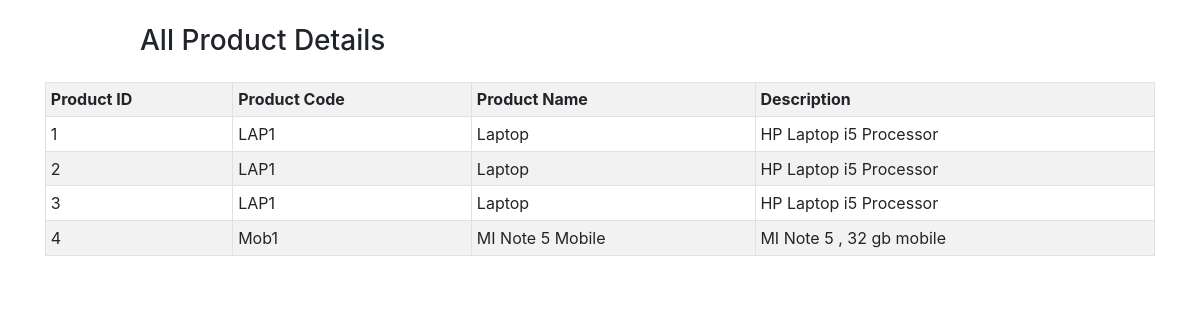
Page /show_products on the committed database.
### hello/models.py (models this page shows)
class Products(models.Model):
	product_id = models.AutoField(primary_key=True)
	product_code = models.CharField(max_length = 256)
	product_name = models.CharField(max_length=256)
	description = models.CharField(max_length=256)

### hello/views.py (the view)
# urls.py: path("show_products", views.show_products)]
def show_products(request):
	products = Products.objects.all()
	return render(request, 'show_products.html',{'products': products})

### hello/templates/show_products.html (shortened to what this page needs)
<!DOCTYPE html>
<html lang="en">
<head>
     <link rel="stylesheet" href="https://stackpath.bootstrapcdn.com/bootstrap/4.3.1/css/bootstrap.min.css"
integrity="sha384-ggOyR0iXCbMQv3Xipma34MD+dH/1fQ784/j6cY/iJTQUOhcWr7x9JvoRxT2MZw1T">
</head>
<body>
    <div class="container">
<br>
    <div class="form-group row">
    <label class="col-sm-1 col-form-label"></label>
    <div class="col-sm-4">
    <h3>All Product Details</h3>
    </div>
  </div>
<table class="table table-striped table-bordered table-sm">
      <tr>
      <th>Product ID</th>
      <th>Product Code</th>
      <th>Product Name</th>
      <th>Description</th>
    </tr>
    {% for product in products%}
    <tr>
      <td>{{product.product_id}}</td>
      <td>{{product.product_code}}</td>
      <td>{{product.product_name}}</td>
      <td>{{product.description}}</td>
    </tr>
    {% endfor %}
    </table>
</body>
</html>

### rows in the picture
Products: product_id "1", product_code "LAP1", product_name "Laptop", description "HP Laptop i5 Processor"
Products: product_id "2", product_code "LAP1", product_name "Laptop", description "HP Laptop i5 Processor"
Products: product_id "3", product_code "LAP1", product_name "Laptop", description "HP Laptop i5 Processor"
Products: product_id "4", product_code "Mob1", product_name "MI Note 5 Mobile", description "MI Note 5 , 32 gb mobile"
